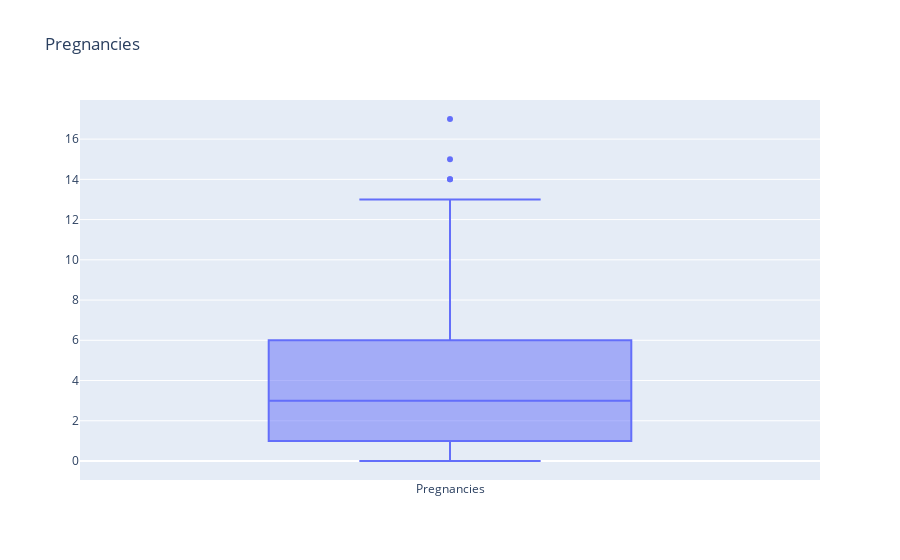

The code cell stored with this chart in its notebook:
### Markdown cell above
## Pregnancies Analysis

### Code cell
trace0 = go.Box(
    name = 'Pregnancies',
    y = df["Pregnancies"]
)


data = [trace0]


layout = go.Layout(
   {
      "title":"Pregnancies ",
   }
)


fig = go.Figure(data=data,layout = layout)
iplot(fig)

### Figure 1 — Plotly figure (JSON) as saved in the notebook; plotly's stock layout.template omitted (floating-point values rounded to 4 significant figures; data arrays with more than 128 entries replaced by an {"elided": "..."} marker saying what was removed)
{"data": [{"name": "Pregnancies", "type": "box", "y": {"elided": "768 int values"}}], "layout": {"title": {"text": "Pregnancies "}}}
